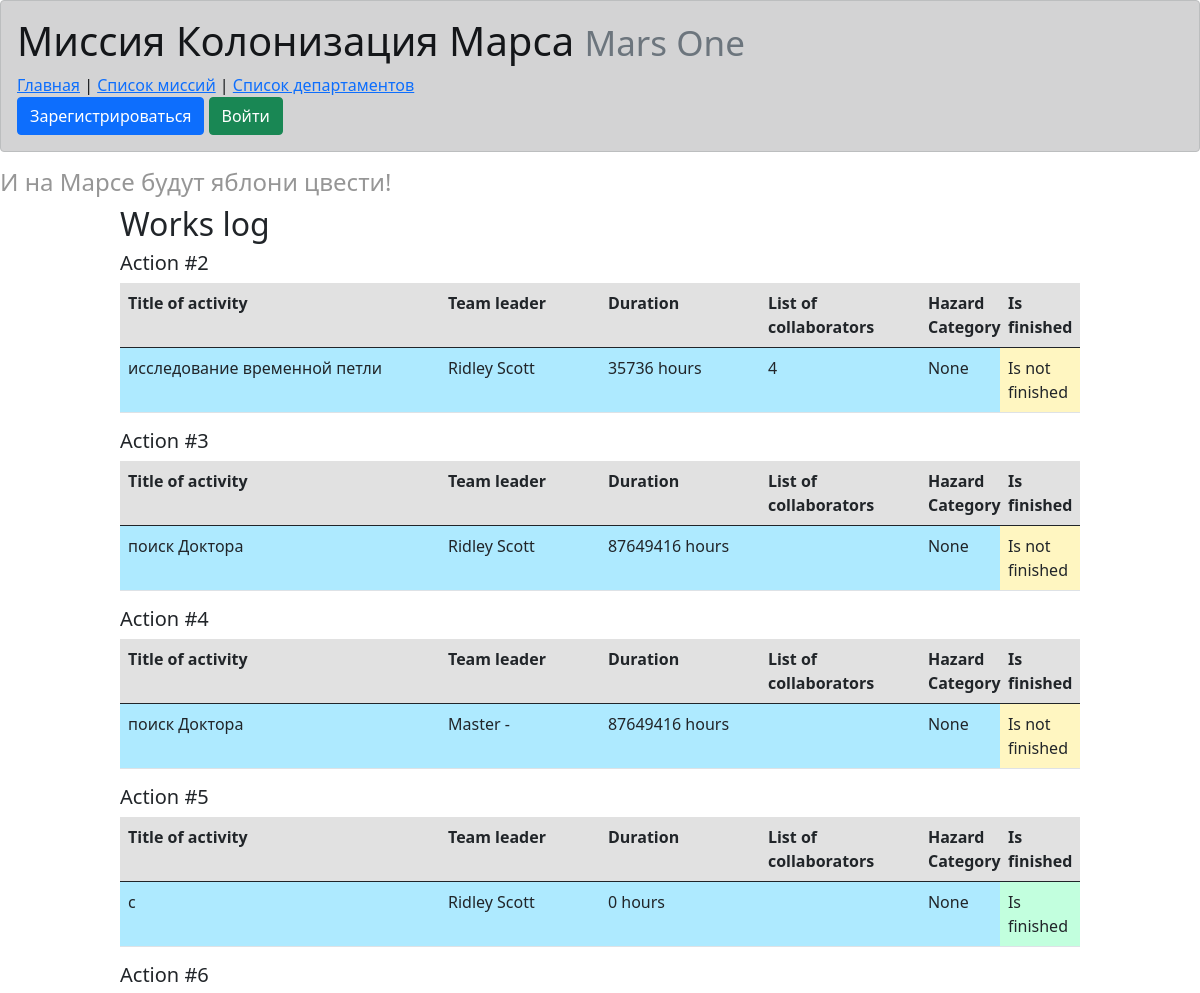
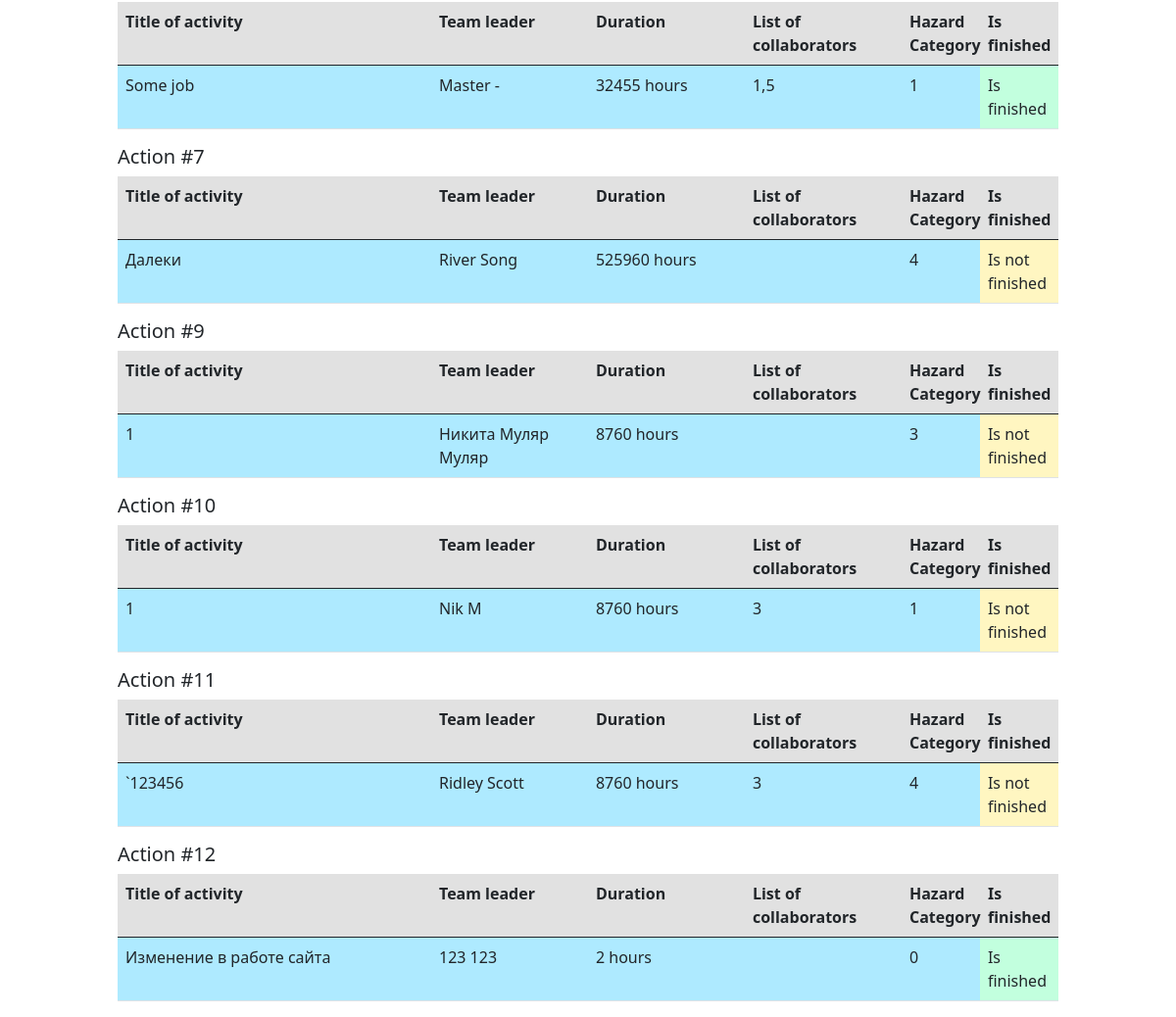
Page /jobs on the committed database (2 pictures, top to bottom).
### data/jobs.py (models this page shows, shortened)
class Jobs(SqlAlchemyBase):
    __tablename__ = 'jobs'
    id = sqlalchemy.Column(sqlalchemy.Integer,
                           primary_key=True, autoincrement=True)
    team_leader = sqlalchemy.Column(sqlalchemy.Integer, sqlalchemy.ForeignKey('users.id'),
                                    nullable=True)
    job = sqlalchemy.Column(sqlalchemy.String, nullable=True)
    work_size = sqlalchemy.Column(sqlalchemy.Integer, nullable=True)
    collaborators = sqlalchemy.Column(sqlalchemy.String, nullable=True)
    start_date = sqlalchemy.Column(sqlalchemy.DateTime, default=datetime.datetime.now)
    end_date = sqlalchemy.Column(sqlalchemy.DateTime, default=datetime.datetime.now)
    is_finished = sqlalchemy.Column(sqlalchemy.Boolean, default=True)
    user = orm.relationship("User")
    categories = orm.relationship("Category",
                                  secondary="association",
                                  backref="jobs")

### main.py (the view)
@app.route('/jobs')
def list_jobs():
    db_sess = db_session.create_session()
    res = db_sess.query(Jobs).all()
    data = []
    for job in res:
        title = job.job
        time = f'{round((job.end_date - job.start_date).total_seconds() / 3600)} hours'
        team_leader = job.user.name + ' ' + job.user.surname
        collab = job.collaborators
        f = job.is_finished
        lvl = job.categories[-1].level if len(job.categories) else None
        data.append([title, team_leader, time, collab, f, job.user.id, job.id, lvl])
    return render_template('jobs.html', jobs=data)

### data/db_session.py (called while the page is built)
def create_session() -> Session:
    global __factory
    return __factory()

### templates/jobs.html (shortened to what this page needs)
{% extends "base.html" %}
{% block content %}
<h2 id="spec2">Works log</h2>
<div id="work_logs">
{% for job in jobs %}
{% set clr = "#c2ffde" if job[4] else "#fff6c1" %}
<h5>Action #{{ job[6] }}</h5>
<table class="table">
  <thead class="thead-light">
    <tr class="d-flex" style="background-color: #e1e1e1">
      <th scope="col" class="col-4">Title of activity</th>
      <th scope="col" class="col-2">Team leader</th>
      <th scope="col" class="col-2">Duration</th>
      <th scope="col" class="col-2">List of collaborators</th>
        <th scope="col" class="col-1">Hazard Category</th>
      <th scope="col" class="col-1">Is finished</th>
    </tr>
  </thead>
  <tbody>
    <tr class="d-flex" style="background-color: #aeeaff">
      <td class="col-4">{{ job[0] }}</td>
      <td class="col-2">{{ job[1] }}</td>
      <td class="col-2">{{ job[2] }}</td>
      <td class="col-2">{{ job[3] }}</td>
      <td class="col-1">{{ job[7] }}</td>
      <td class="col-1" style="background-color: {{ clr }}">{{ "Is finished" if job[4] else "Is not finished" }}</td>
    </tr>
  </tbody>
</table>
{% endfor %}
</div>
{% endblock %}

### static/css/style.css (style rules this page uses)
h2 { margin-left: 20%; }
#work_logs { max-width: 80%; margin-left: 10%; margin-right: 10%; }
#spec2 { margin-left: 10%; }

### rows in the picture
Jobs: id "2", job "исследование временной петли", job "Ridley Scott", job "35736 hours", collaborators "4", job "None", value "Is not finished"
Jobs: id "3", job "поиск Доктора", job "Ridley Scott", job "87649416 hours", job "None", value "Is not finished"
Jobs: job "4", job "поиск Доктора", job "Master -", job "87649416 hours", job "None", value "Is not finished"
Jobs: id "6", job "Some job", job "Master -", job "32455 hours", collaborators "1,5", is_finished "1", value "Is finished"
Jobs: id "7", job "Далеки", job "River Song", job "525960 hours", job "4", value "Is not finished"
Jobs: id "11", job "`123456", job "Ridley Scott", job "8760 hours", collaborators "3", work_size "4", value "Is not finished"
Jobs: id "12", job "Изменение в работе сайта", job "123 123", job "2 hours", job "0", value "Is finished"

### other values in the picture
{{ job[6] }} "5" "9" "10"
{{ job[0] }} "c" "1" "1"
{{ job[1] }} "Ridley Scott" "Никита Муляр Муляр" "Nik M"
{{ job[2] }} "0 hours" "8760 hours" "8760 hours"
{{ job[7] }} "None" "3" "1"
{{ "Is finished" if job[4] else "Is not finished" }} "Is finished" "Is not finished" "Is not finished"
{{ job[3] }} "3"
